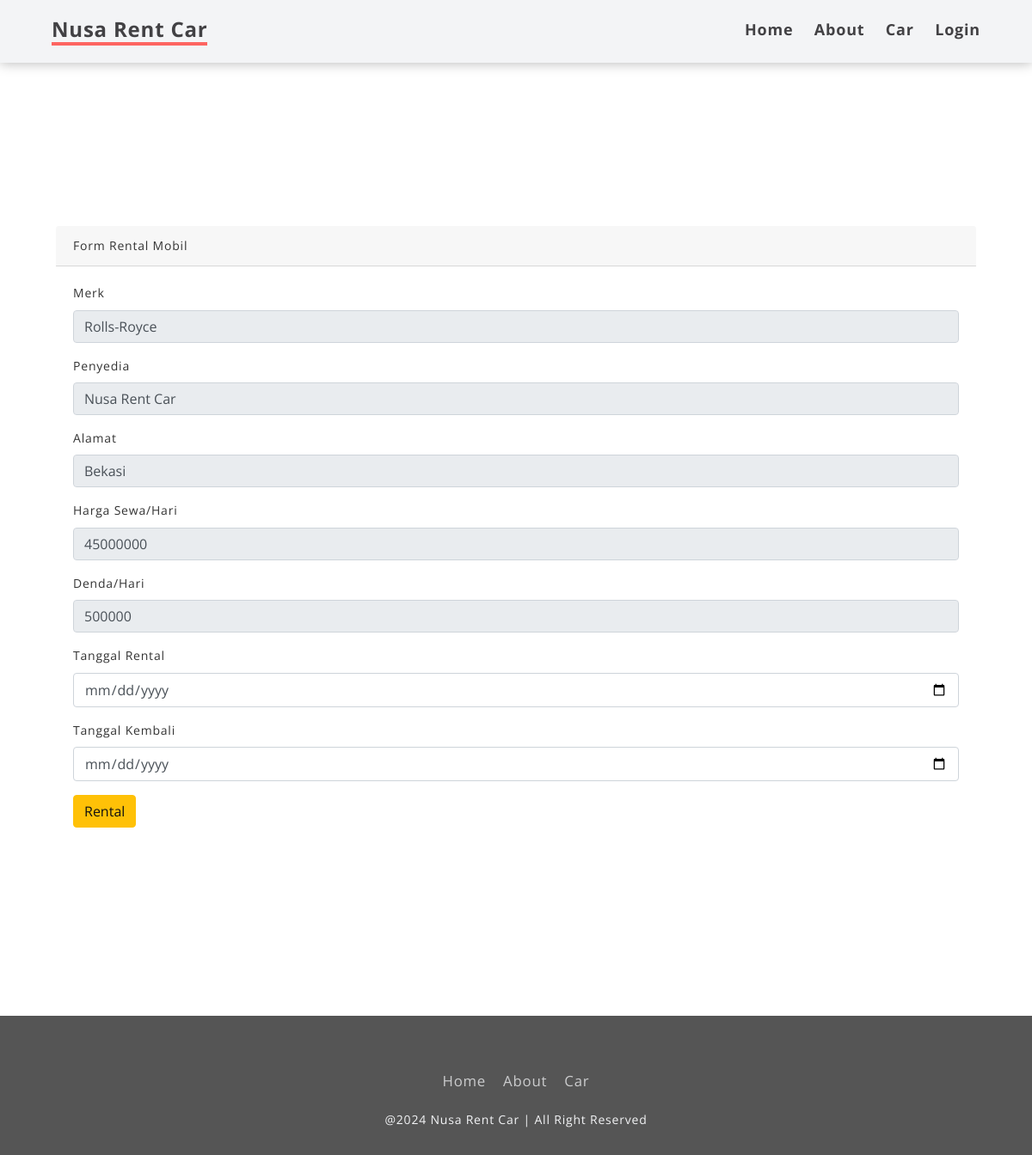
Screenshot of /customer/rental/tambah_rental/20 with the database file from the repository.
### tables this page shows
CREATE TABLE `mobil` (
  `id_mobil` int(11) NOT NULL,
  `nama_rental` varchar(120) NOT NULL,
  `kode_type` varchar(120) NOT NULL,
  `merk` varchar(120) NOT NULL,
  `no_plat` varchar(20) NOT NULL,
  `warna` varchar(20) NOT NULL,
  `tahun` varchar(4) NOT NULL,
  `status` varchar(50) NOT NULL,
  `harga` int(11) NOT NULL,
  `denda` int(11) NOT NULL,
  `ac` int(11) NOT NULL,
  `supir` int(11) NOT NULL,
  `mp3_player` int(11) NOT NULL,
  `central_lock` int(11) NOT NULL,
  `gambar` varchar(255) NOT NULL
);

CREATE TABLE `customer` (
  `id_customer` int(11) NOT NULL,
  `nama` varchar(120) NOT NULL,
  `nama_rental` varchar(120) NOT NULL,
  `username` varchar(120) NOT NULL,
  `alamat` varchar(120) NOT NULL,
  `gender` varchar(20) NOT NULL,
  `no_telp` varchar(20) NOT NULL,
  `foto_identitas` varchar(255) NOT NULL,
  `password` varchar(120) NOT NULL,
  `role_id` int(11) NOT NULL
);

### application/controllers/customer/Rental.php (called while the page is built, shortened)
<?php
class Rental extends CI_Controller
{
	public function tambah_rental($id)
	{
		$data['detail'] = $this->db->query("SELECT * FROM mobil mb, type tp, customer cs WHERE mb.id_mobil = '$id' AND tp.kode_type = mb.kode_type AND cs.nama_rental=mb.nama_rental")->result();
		$this->load->view('templates_customer/header');
		$this->load->view('customer/tambah_rental', $data);
		$this->load->view('templates_customer/footer');
	}
}
?>

### index.php (called while the page is built, shortened)
<?php
require_once BASEPATH.'core/CodeIgniter.php';

### application/views/customer/tambah_rental.php (the view, shortened to what this page needs)
<div class="container">
	<div class="card-body" style="margin-top: 170px; margin-bottom: 50px">
		<div class="card-header">
			Form Rental Mobil
		</div>
		<div class="card-body">
			<?php foreach($detail as $dt) : ?>
				<form method="POST" action="<?php echo base_url('customer/rental/tambah_rental_aksi') ?>">
					<div class="form-group">
						<label>Merk</label>
						<input type="text" name="merk" class="form-control" value="<?php echo $dt->merk ?>" readonly>
					</div>
					<div class="form-group">
						<label>Penyedia</label>
						<input type="text" name="nama_rental" class="form-control" value="<?php echo $dt->nama_rental ?>" readonly>
					</div>
					<div class="form-group">
						<label>Alamat</label>
						<input type="text" name="alamat" class="form-control" value="<?php echo $dt->alamat ?>" readonly>
					</div>
					<div class="form-group">
						<label>Harga Sewa/Hari</label>
						<input type="text" name="harga" class="form-control" value="<?php echo $dt->harga ?>" readonly>
					</div>
					<div class="form-group">
						<label>Denda/Hari</label>
						<input type="text" name="denda" class="form-control" value="<?php echo $dt->denda ?>" readonly>
					</div>
					<div class="form-group">
						<label>Tanggal Rental</label>
						<input type="date" name="tanggal_rental" class="form-control">
					</div>
					<div class="form-group">
						<label>Tanggal Kembali</label>
						<input type="date" name="tanggal_kembali" class="form-control">
					</div>
					<?php if($dt->status == '1') { ?>
						<button type="submit" class="btn btn-warning">Rental</button>
					<?php } else { ?>
						<button type="button" class="btn btn-danger disabled">Tidak Tersedia</button>
					<?php } ?>
				</form>
			<?php endforeach; ?>
		</div>
	</div>
</div>

### assets/assets_shop/css/style.css (style rules this page uses)
html, body, #slideslow-bg, #slideslow-bg div { height: 100%; }

### rows the page displays
mobil: merk "Rolls-Royce", nama_rental "Nusa Rent Car", alamat "Bekasi", harga "45000000", denda "500000", status "Rental"
